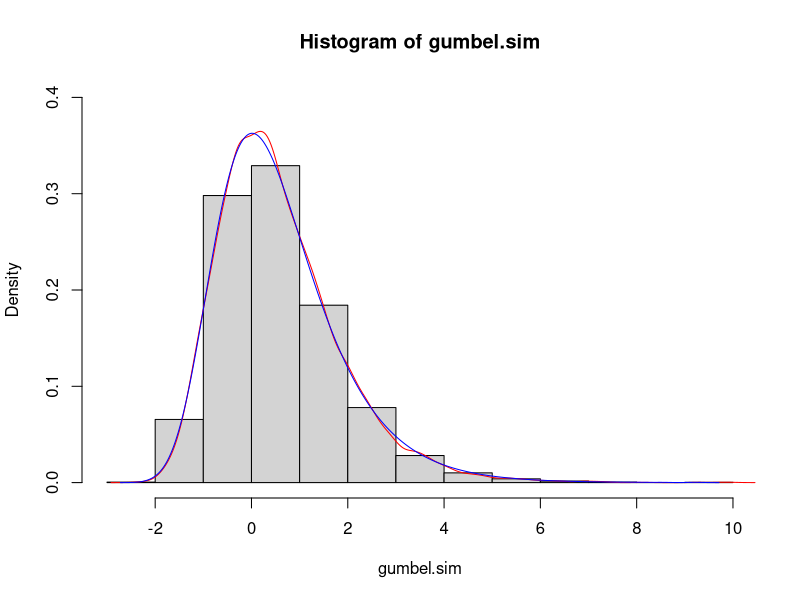
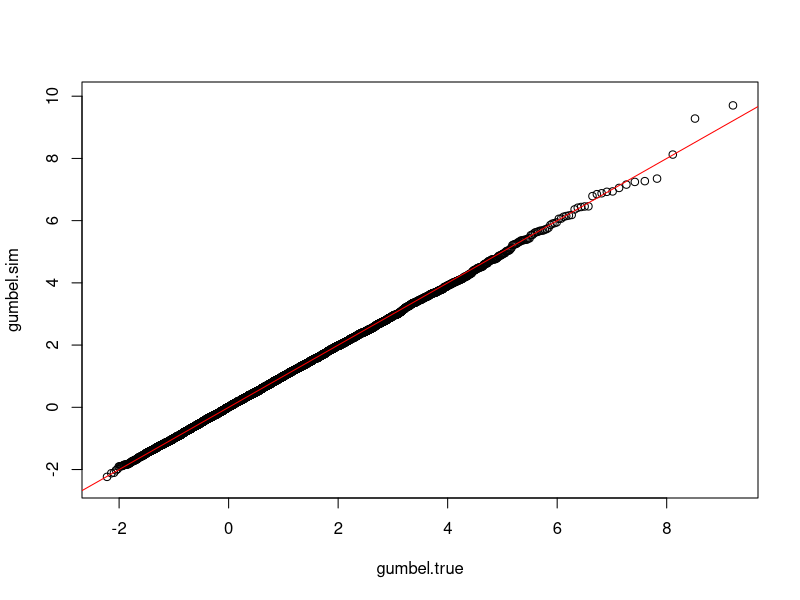
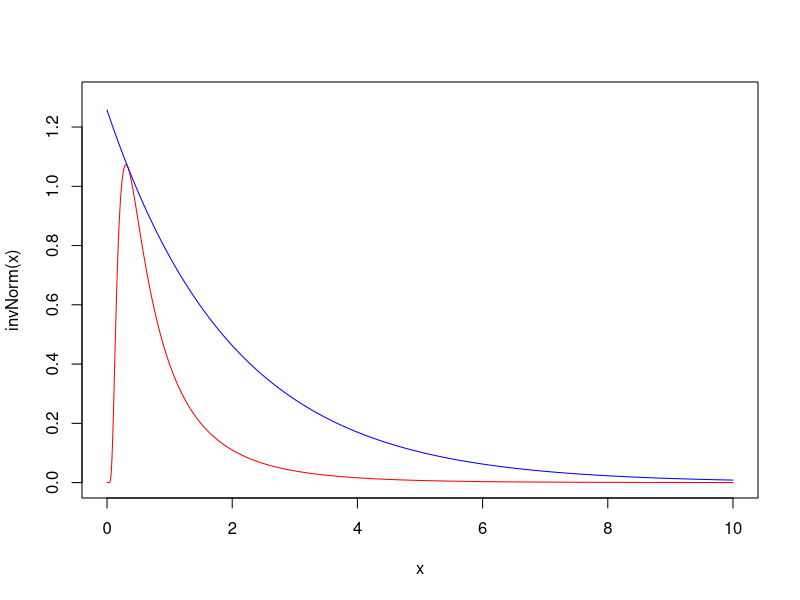
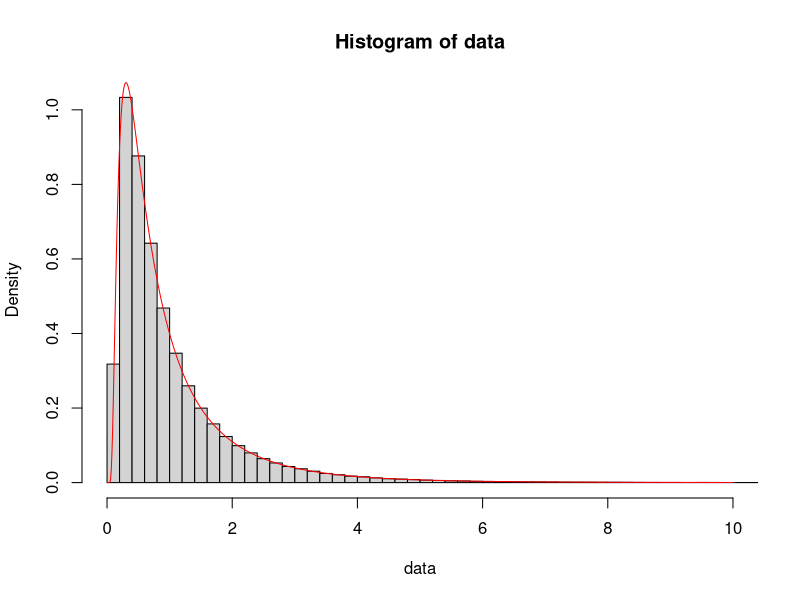
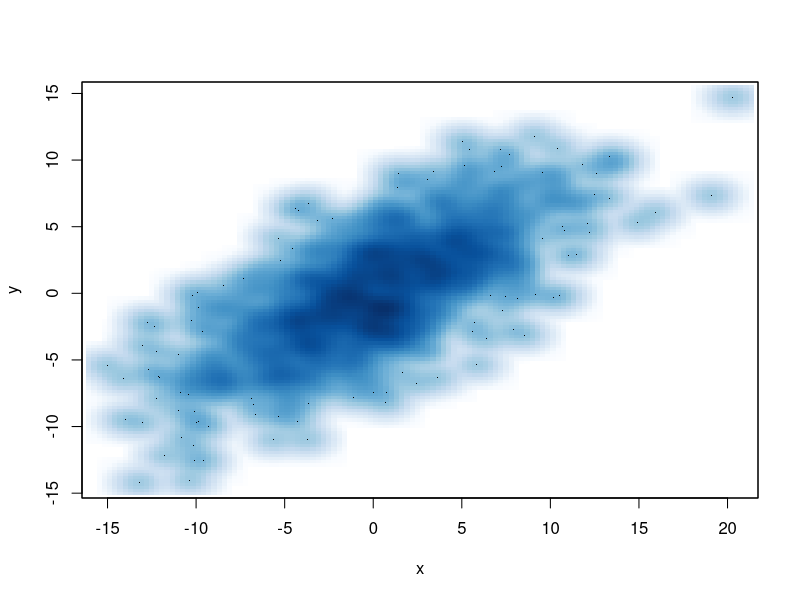
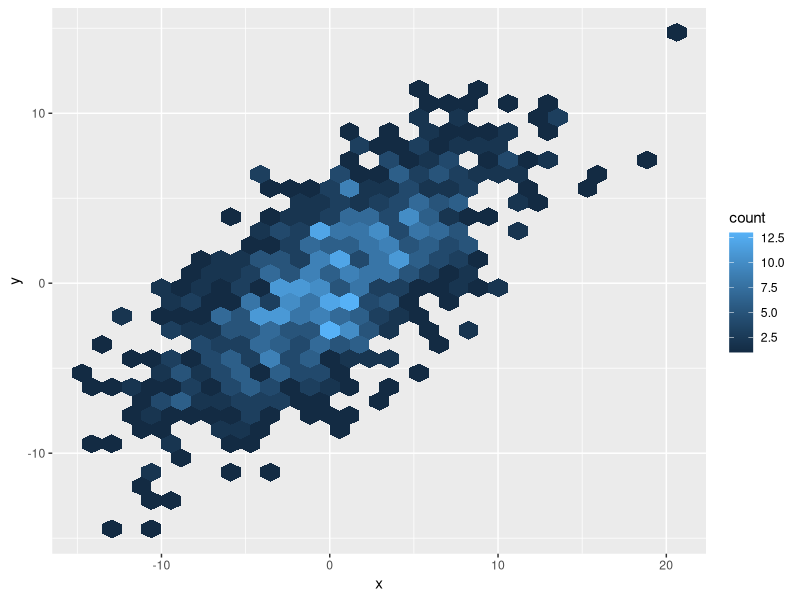

These charts were generated, in order, by the following R code:
### EXERCISE 1.8
sim.Pi <- function(R){
  set.seed(0)
  U <- runif(R)
  Z <- 4 * sqrt(1 - U^2)
  Z.exp <- mean(Z)
}

a.1 <- sim.Pi(1e5)

a.2 <- sim.Pi(1e5)

### EXERCISE 1.9

gumbel.p <- function(x){
  dist <- exp(-exp(-x))
}

gumbel.q <- function(p){
  quan <- -log(-log(p))
}

# Simulate 1e4 Gumbel points.
x <- runif(1e4)
gumbel.sim <- gumbel.q(x)

# Find 1e4 true Gumbel points.
p <- seq(0, 1, 1/1e4)
gumbel.true <- gumbel.q(p)

# Plot histogram.
hist(gumbel.sim, prob = TRUE, ylim = c(0, 0.4))

lines(density(gumbel.sim), col = "red")
lines(density(gumbel.true), col = "blue")

qqplot(gumbel.true, gumbel.sim)
abline(0, 1, col = "red")

### EXERCISE 1.10
sim <- rnorm(1e5)
sim <- sim[sim > 1.645]

prop <- 1 - length(sim)/1e5

sim.mean <- mean(sim)
sim.mean

# MC Integration
alpha <- 0.05

X <- runif(1e5, 0, alpha)
Z <- -qnorm(X)
Z.mean <- mean(Z)
Z.mean

### EXERCISE 1.11
lambda <- 1/2

invNorm <- function(x) {
  1 / sqrt(2* pi * x^3) * exp((-(x - 1)^2) / (2 * x))
}

exp.d <- function(x, l) {
  l * exp(-l * x)
}

C <- invNorm(1/3)/exp.d(1/3, lambda)

x <- seq(0, 10, 1/1e3)

plot(x, invNorm(x), col = "red", type = "l", xlim = c(0,10), ylim = c(0,1.3))
lines(x, C*exp.d(x, lambda), col = "blue")

# A-R Algorithm
R <- 1e6

AR <- function(C) {
  repeat{
    y <- rexp(1, rate = lambda)
    u <- runif(1)
    
    if(u < invNorm(y)/(C*exp.d(y, lambda))) {
      return(y)
    }
  }
}

data <- replicate(R, AR(C))

hist(data, prob = TRUE, breaks = 150, xlim = c(0, 10))
lines(x, invNorm(x), col = "red")


### EXERCISE 12
set.seed(0)

n <- 1e5
p <- 0.01

sim <- rgeom(n, p)
mean(sim)+1

U <- runif(n)

sim2 <- function(U, p) {
  a <- ceiling(log(U)/log(1-p))
}

X <- sim2(U, p)
mean(X)

microbenchmark::microbenchmark(sim2(U, p), rgeom(n, p))

### EXERCISE 15
library(tidyverse)

sigma <- matrix(c(25, 15, 15, 18), 2, 2)

data <- MASS::mvrnorm(1000, mu = c(0, 0), Sigma = sigma)

data <- tibble::tibble(x=data[,1], y=data[,2])

smoothScatter(data)

ggplot(data)+geom_hex(aes(x=x,y=y))

